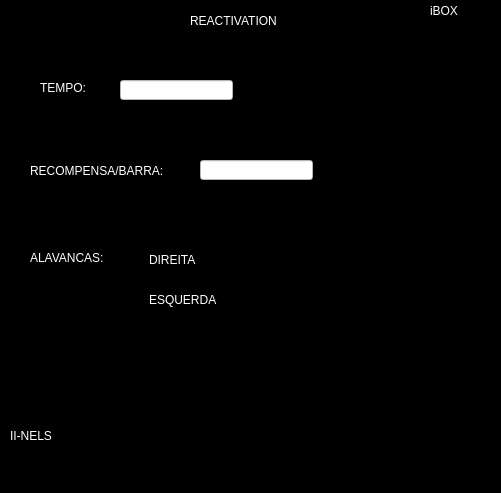
<?xml version="1.0" encoding="UTF-8"?>
<ui version="4.0">
 <class>MainWindow</class>
 <widget class="QMainWindow" name="MainWindow">
  <property name="geometry">
   <rect>
    <x>0</x>
    <y>0</y>
    <width>501</width>
    <height>493</height>
   </rect>
  </property>
  <property name="windowTitle">
   <string>MainWindow</string>
  </property>
  <property name="styleSheet">
   <string notr="true">background-color: rgb(0, 0, 0);
</string>
  </property>
  <widget class="QWidget" name="centralwidget">
   <widget class="QLabel" name="label">
    <property name="geometry">
     <rect>
      <x>190</x>
      <y>0</y>
      <width>141</width>
      <height>41</height>
     </rect>
    </property>
    <property name="styleSheet">
     <string notr="true">color: rgb(255, 255, 255);
font: 87 12pt &quot;Arial Black&quot;;</string>
    </property>
    <property name="text">
     <string>REACTIVATION</string>
    </property>
   </widget>
   <widget class="QLabel" name="label_4">
    <property name="geometry">
     <rect>
      <x>430</x>
      <y>0</y>
      <width>61</width>
      <height>21</height>
     </rect>
    </property>
    <property name="styleSheet">
     <string notr="true">font: 87 16pt &quot;Arial Black&quot;;
color: rgb(255, 255, 255);</string>
    </property>
    <property name="text">
     <string>iBOX</string>
    </property>
   </widget>
   <widget class="QLabel" name="label_6">
    <property name="geometry">
     <rect>
      <x>10</x>
      <y>420</y>
      <width>91</width>
      <height>31</height>
     </rect>
    </property>
    <property name="styleSheet">
     <string notr="true">font: 87 9pt &quot;Arial Black&quot;;
color: rgb(255, 255, 255);</string>
    </property>
    <property name="text">
     <string>II-NELS</string>
    </property>
   </widget>
   <widget class="QLabel" name="label_2">
    <property name="geometry">
     <rect>
      <x>40</x>
      <y>80</y>
      <width>71</width>
      <height>16</height>
     </rect>
    </property>
    <property name="styleSheet">
     <string notr="true">color: rgb(255, 255, 255);
font: 87 9pt &quot;Arial Black&quot;;</string>
    </property>
    <property name="text">
     <string>TEMPO:</string>
    </property>
   </widget>
   <widget class="QLineEdit" name="lineEdit_3">
    <property name="geometry">
     <rect>
      <x>120</x>
      <y>80</y>
      <width>113</width>
      <height>20</height>
     </rect>
    </property>
    <property name="styleSheet">
     <string notr="true">background-color: rgb(255, 255, 255);</string>
    </property>
    <property name="text">
     <string/>
    </property>
   </widget>
   <widget class="QLabel" name="label_3">
    <property name="geometry">
     <rect>
      <x>30</x>
      <y>250</y>
      <width>81</width>
      <height>16</height>
     </rect>
    </property>
    <property name="styleSheet">
     <string notr="true">color: rgb(255, 255, 255);
font: 87 9pt &quot;Arial Black&quot;;</string>
    </property>
    <property name="text">
     <string>ALAVANCAS:</string>
    </property>
   </widget>
   <widget class="QCheckBox" name="checkBox">
    <property name="geometry">
     <rect>
      <x>130</x>
      <y>250</y>
      <width>161</width>
      <height>20</height>
     </rect>
    </property>
    <property name="styleSheet">
     <string notr="true">color: rgb(255, 255, 255);
font: 87 8pt &quot;Arial Black&quot;;</string>
    </property>
    <property name="text">
     <string>DIREITA</string>
    </property>
   </widget>
   <widget class="QCheckBox" name="checkBox_2">
    <property name="geometry">
     <rect>
      <x>130</x>
      <y>290</y>
      <width>161</width>
      <height>20</height>
     </rect>
    </property>
    <property name="styleSheet">
     <string notr="true">color: rgb(255, 255, 255);
font: 87 8pt &quot;Arial Black&quot;;</string>
    </property>
    <property name="text">
     <string>ESQUERDA</string>
    </property>
   </widget>
   <widget class="QLabel" name="label_5">
    <property name="geometry">
     <rect>
      <x>30</x>
      <y>160</y>
      <width>161</width>
      <height>21</height>
     </rect>
    </property>
    <property name="styleSheet">
     <string notr="true">color: rgb(255, 255, 255);
font: 87 9pt &quot;Arial Black&quot;;</string>
    </property>
    <property name="text">
     <string>RECOMPENSA/BARRA:</string>
    </property>
   </widget>
   <widget class="QLineEdit" name="lineEdit_4">
    <property name="geometry">
     <rect>
      <x>200</x>
      <y>160</y>
      <width>113</width>
      <height>20</height>
     </rect>
    </property>
    <property name="styleSheet">
     <string notr="true">background-color: rgb(255, 255, 255);</string>
    </property>
    <property name="text">
     <string/>
    </property>
   </widget>
  </widget>
  <widget class="QMenuBar" name="menubar">
   <property name="geometry">
    <rect>
     <x>0</x>
     <y>0</y>
     <width>501</width>
     <height>21</height>
    </rect>
   </property>
  </widget>
  <widget class="QStatusBar" name="statusbar"/>
 </widget>
 <resources/>
 <connections/>
</ui>
